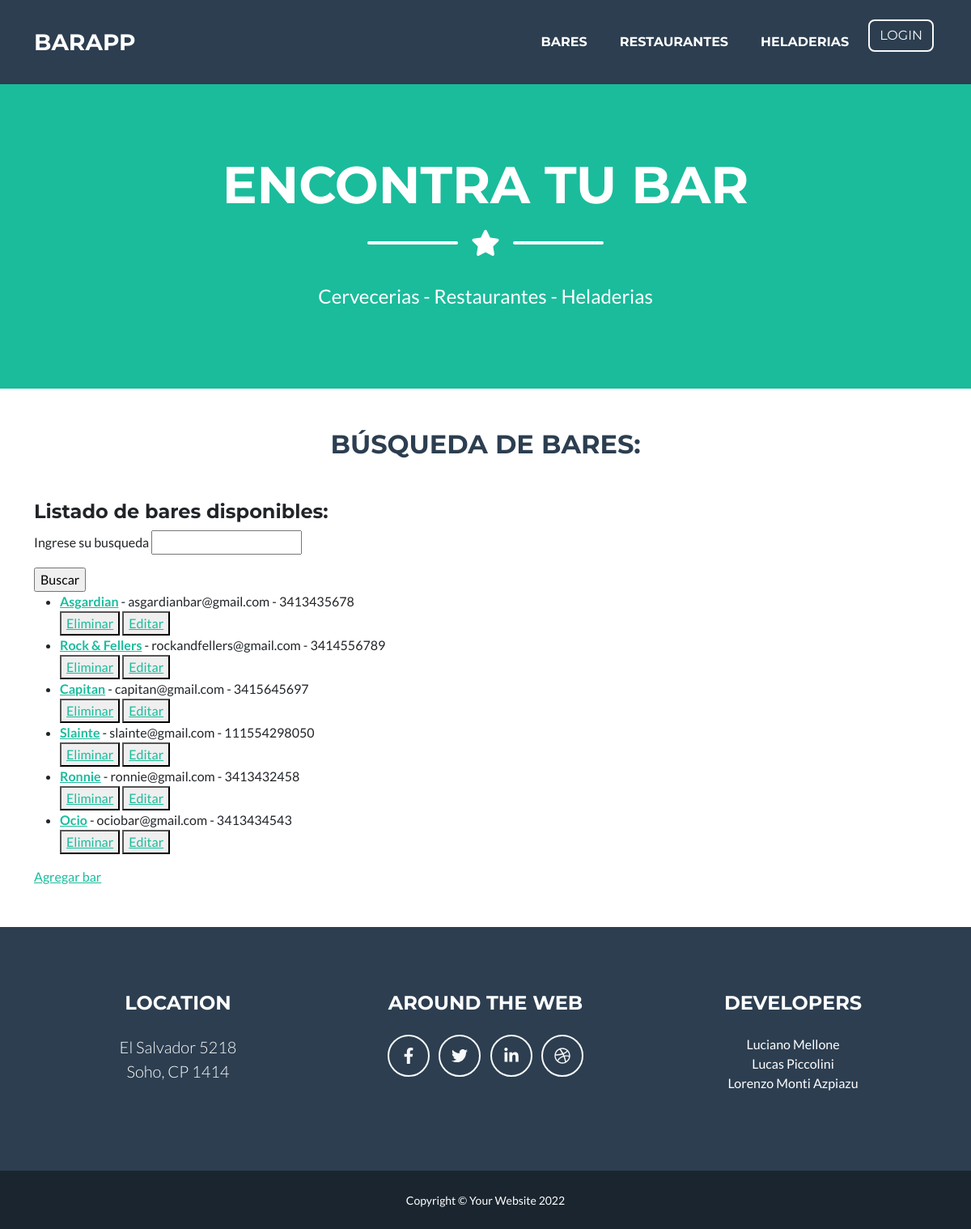
Page /app-bares/bares/ on the committed database.
### Bares/models.py (models this page shows, shortened)
class Bares(models.Model):
    nombre = models.CharField(max_length = 100)
    email = models.EmailField(verbose_name="Correo electrónico")
    telefono = models.IntegerField()

### Bares/views.py (the view)
# urls.py: path('bares/', BaresList.as_view(), name="Bares"),
class BaresList(ListView):
    model = Bares
    template_name = 'bares.html'
    context_object_name = "listabares"

### Bares/Templates/Bares.html
{% extends 'padre.html' %}
{% load static %}
{% block contenidoQueCambia %}
    <h2 class="page-section-heading text-center text-uppercase text-secondary mb-0" id="titulo-listas">Búsqueda de bares:</h2>
    <h4>Listado de bares disponibles:</h4>
    <form action="{% url 'buscar_bar' %}" method="GET">{% csrf_token %}
        <p>Ingrese su busqueda <input type="string" name="bar"/> </p>
        <input type="submit" value="Buscar">
    </form>
    <ul>
        {% for bar in listabares %}
            <li><strong><a href="{% url 'detalle_bares' bar.id %}">{{bar.nombre}}</a></strong> - {{bar.email}} - {{bar.telefono}}</li>
            <div>
                <button>
                    <a href="{% url 'bar_delete' bar.id %}">Eliminar</a>
                </button>
                <button>
                    <a href="{% url 'bar_update' bar.id %}">Editar</a>
                </button>
            </div>
        {% endfor %}
    </ul>
    <p><a href="{% url 'bar_create' %}">Agregar bar</a></p>
{% endblock contenidoQueCambia %}

### rows in the picture
Bares: nombre "Asgardian", email "asgardianbar@gmail.com", telefono "3413435678"
Bares: nombre "Rock & Fellers", email "rockandfellers@gmail.com", telefono "3414556789"
Bares: nombre "Capitan", email "capitan@gmail.com", telefono "3415645697"
Bares: nombre "Slainte", email "slainte@gmail.com", telefono "111554298050"
Bares: nombre "Ronnie", email "ronnie@gmail.com", telefono "3413432458"
Bares: nombre "Ocio", email "ociobar@gmail.com", telefono "3413434543"
